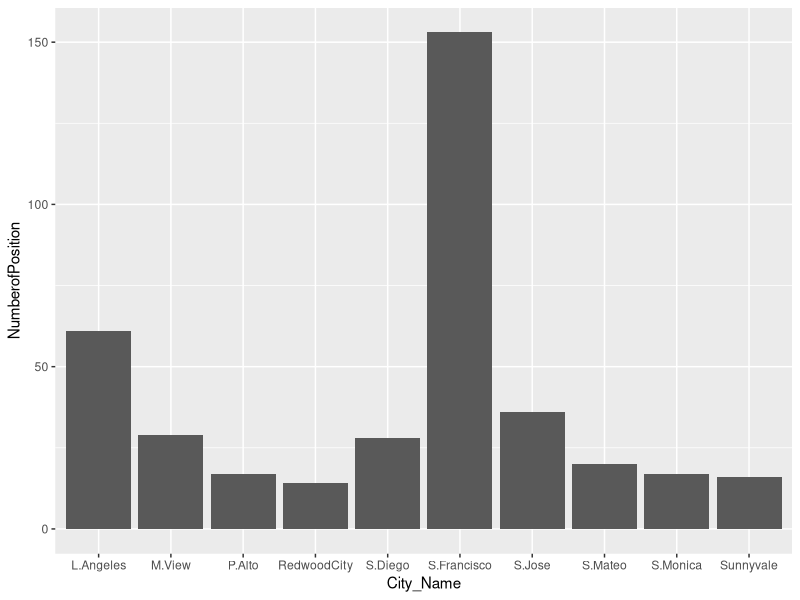
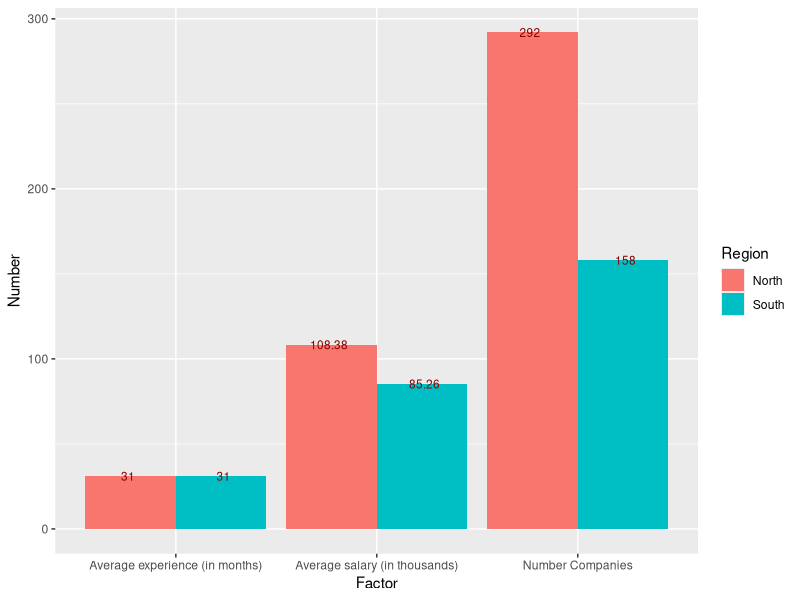
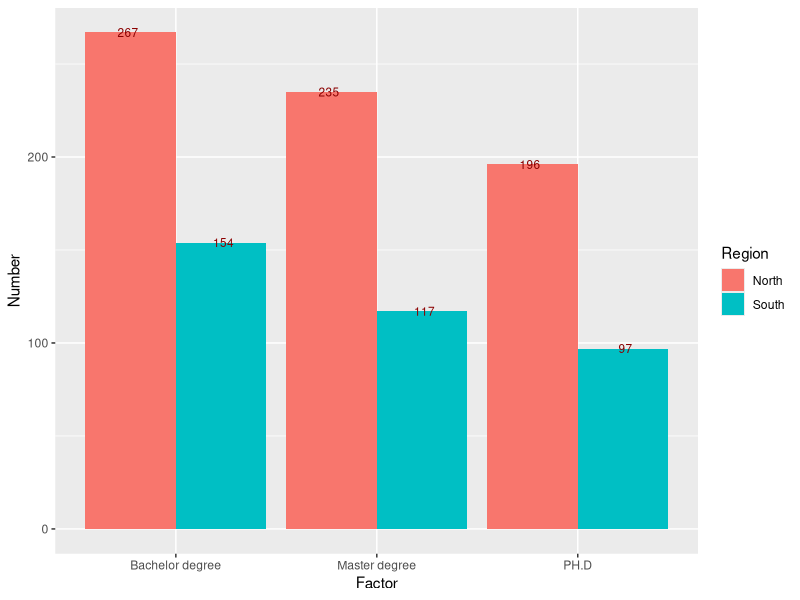
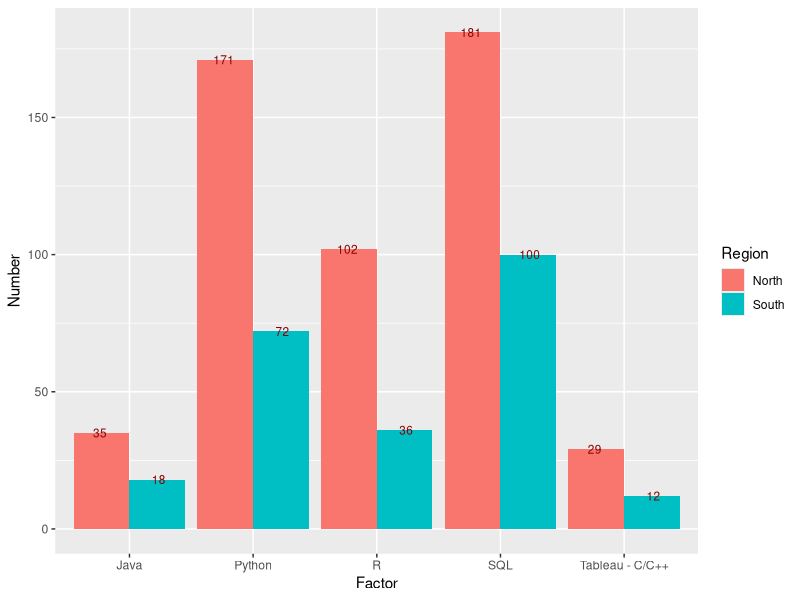
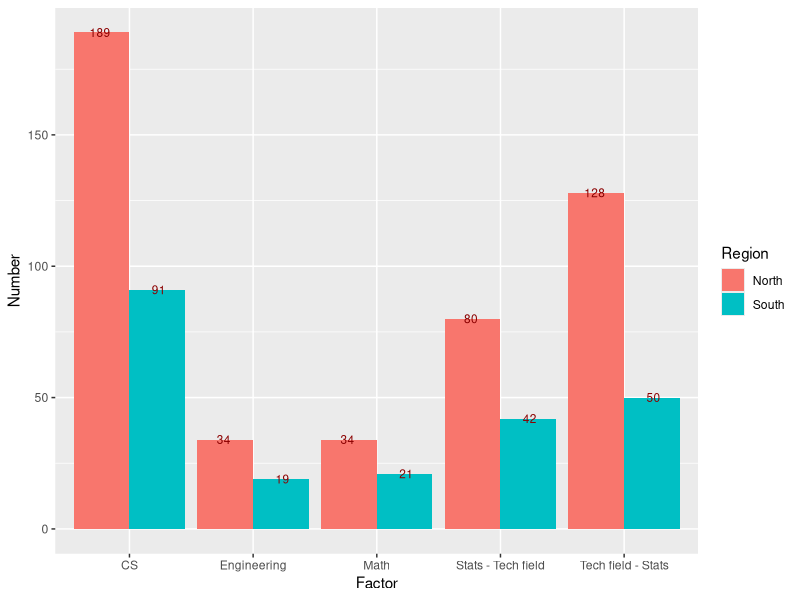
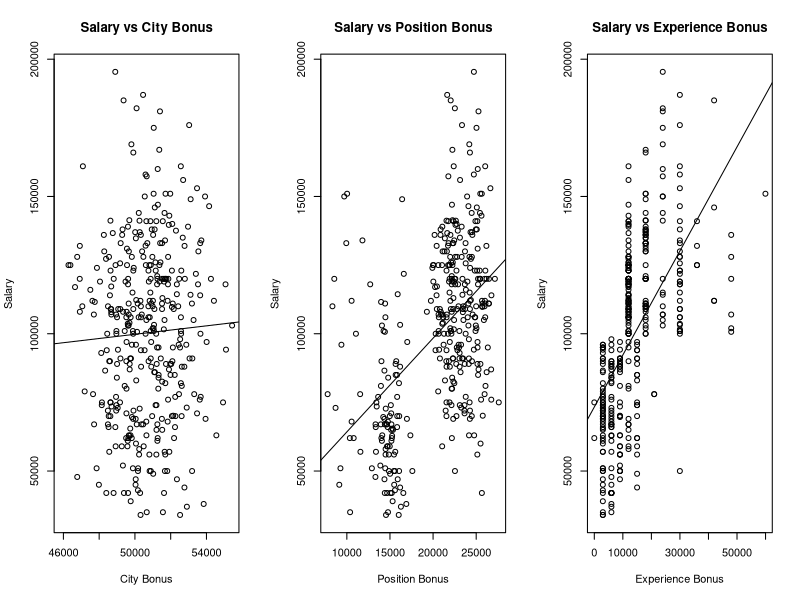
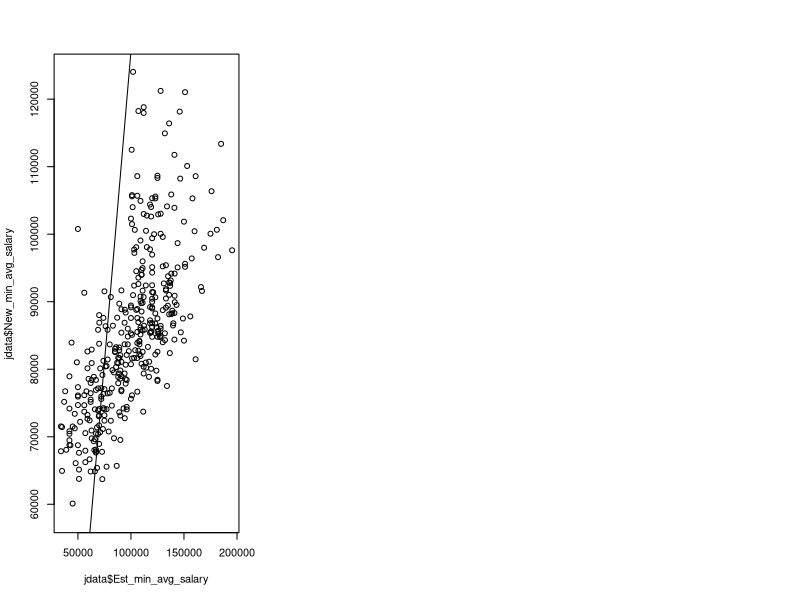
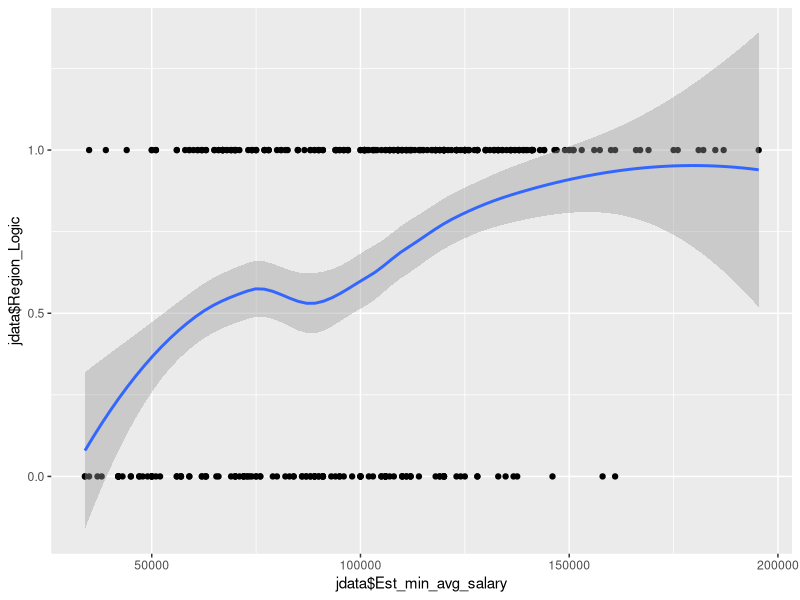

Source code (R) for these figures, in order:
## ---- chunk 1
pkg_list = c("ggplot2", "plyr", "stringr")
mia_pkgs = pkg_list[!(pkg_list %in% installed.packages()[,"Package"])]
if(length(mia_pkgs) > 0) install.packages(mia_pkgs)
loaded_pkgs = lapply(pkg_list, require, character.only=TRUE)
## ---- chunk 2
jdata = read.csv("datarelatedjobs.csv")
jdata$X = NULL
names(jdata)
summary(jdata)
str(jdata)
## ---- chunk 3
jdata$Preferred_mj1 = as.character(jdata$Preferred_mj1)
jdata$Preferred_mj2 = as.character(jdata$Preferred_mj2)

for(i in 1:length(jdata$Standing)){
  if(is.na(jdata$Standing[i])){
    jdata$Standing[i] = "All levels"
  }
} 
for(i in 1:length(jdata$Preferred_mj1)){
  if(is.na(jdata$Preferred_mj1[i])){
    jdata$Preferred_mj1[i] = "Data_related"
  }  
  if(is.na(jdata$Preferred_mj2[i])){
      jdata$Preferred_mj2[i] = "Data_related"
  }
} 
count(jdata$Preferred_mj2)[order(count(jdata$Preferred_mj2)$freq, decreasing = T),]
head(jdata,10)
## ---- chunk 4
ct_City = count(jdata$City)
topCity = ct_City[order(ct_City$freq, decreasing = T),]

tCitydf = data.frame(City_Name =  c("S.Francisco" , "L.Angeles" , "S.Jose" , "M.View" , "S.Diego", "S.Mateo" , "P.Alto", "S.Monica", "Sunnyvale" , "RedwoodCity"),
                     NumberofPosition = c(topCity$freq[1:10]))

city_plot = ggplot(data = tCitydf, aes(x = City_Name, y = NumberofPosition)) + 
    geom_bar(stat = "identity", position=position_dodge()) 
city_plot

## ---- chunk 5
North_sub = jdata[which(jdata$Region == "North CA"),]
head(North_sub,5)
South_sub = jdata[which(jdata$Region == "South CA"),]
head(South_sub,5)
## ---- chunk 6
n_companies_north = rep(0, length(count(North_sub$Company)$freq))
n_companies_south = rep(0, length(count(South_sub$Company)$freq))

for(i in 1:length(count(North_sub$Company)$freq)){
  if(count(North_sub$Company)$freq[i] == 1){
    n_companies_north[i] = count(North_sub$Company)$freq[i] 
  } else{
    n_companies_north[i] = 1
  }
}

for(i in 1:length(count(South_sub$Company)$freq)){
  if(count(South_sub$Company)$freq[i] == 1){
    n_companies_south[i] = count(South_sub$Company)$freq[i] 
  } else{
    n_companies_south[i] = 1
  }
}
sum(n_companies_north)
sum(n_companies_south)
## ---- chunk 7
avg_exp_N = round(mean(North_sub$Min_exp)*12,0)
avg_exp_S = round(mean(South_sub$Min_exp)*12,0)
avg_exp_N
avg_exp_S
## ---- chunk 8
#Use NA.omit to omit to take out NA values then use mean function to find average
Omit_yr_salary_N = na.omit(North_sub$Est_min_avg_salary)
Omit_yr_salary_S = na.omit(South_sub$Est_min_avg_salary)
North_Est_min_salary = round(mean(Omit_yr_salary_N)/1000,2)
South_Est_min_salary = round(mean(Omit_yr_salary_S)/1000,2)

North_Est_min_salary
South_Est_min_salary
## ---- chunk 9
firstdf = data.frame(
          Region = rep(c("North", "South"), each = 3),
          Factor = rep(c("Average experience (in months)", "Average salary (in thousands)","Number Companies")),
          Number = c(avg_exp_N, North_Est_min_salary, sum(n_companies_north),
                     avg_exp_S, South_Est_min_salary, sum(n_companies_south)))

plotfirst = ggplot(data = firstdf, aes(x = Factor, y = Number, fill = Region)) + 
    geom_bar(stat = "identity", position=position_dodge()) +  
    geom_text(aes(label = Number), position = position_dodge(0.95), vjust=0.5, color = "darkred", size = 3)

#jpeg('plotfirst.jpg')
#plot(plotfirst)
plotfirst

## ---- chunk 10
#Nearly same as counting number of companies:
#Create 3 vectors: n_bach, n_master, n_phd to store the values.
#For this one we need to use stringr.
#Ex: All levels -> n_bach = n_bach + 1, n_master = n_master + 1, n_phd = n_phd + 1
#BS/MS ->  n_bach = n_bach + 1, n_master = n_master + 1 (Use  stringr so that we can get only BS or only MS)
Standing_sub = jdata[which(jdata$Standing != "NA"),]
North_sub_st = Standing_sub[which(Standing_sub$Region == "North CA"),]
South_sub_st = Standing_sub[which(Standing_sub$Region == "South CA"),]
## ---- chunk 11
n_bach_S = length(str_subset(South_sub_st$Standing, pattern = "^B")) + count(South_sub_st$Standing)$freq[which(count(South_sub_st$Standing) == "All levels")]  
n_bach_S

n_master_S = length(str_subset(South_sub_st$Standing, pattern = "^MS")) + length(str_subset(South_sub_st$Standing, pattern = "MS$")) + count(South_sub_st$Standing)$freq[which(count(South_sub_st$Standing) == "All levels")] - length(str_subset(South_sub_st$Standing, pattern = "^MS$"))
n_master_S

n_PH.D_S = length(str_subset(South_sub_st$standing, pattern = "^PH.D")) + length(str_subset(South_sub_st$Standing, pattern = "PH.D$")) + count(South_sub_st$Standing)$freq[which(count(South_sub_st$Standing) == "All levels")]
n_PH.D_S
## ---- chunk 12
n_bach_N = length(str_subset(North_sub_st$Standing, pattern = "^B")) + count(North_sub_st$Standing)$freq[which(count(North_sub_st$Standing) == "All levels")]  
n_bach_N

n_master_N = length(str_subset(North_sub_st$Standing, pattern = "^MS")) + length(str_subset(North_sub_st$Standing, pattern = "MS$")) + count(North_sub_st$Standing)$freq[which(count(North_sub_st$Standing) == "All levels")] - length(str_subset(North_sub_st$Standing, pattern = "^MS$"))
n_master_N

n_PH.D_N = length(str_subset(North_sub_st$standing, pattern = "^PH.D")) + length(str_subset(North_sub_st$Standing, pattern = "PH.D$")) + count(North_sub_st$Standing)$freq[which(count(North_sub_st$Standing) == "All levels")]
n_PH.D_N
## ---- chunk 13
secondtdf = data.frame(
          Region = rep(c("North", "South"), each = 3),
          Factor = rep(c("Bachelor degree", "Master degree","PH.D")),
          Number = c(n_bach_N, n_master_N, n_PH.D_N,
                     n_bach_S, n_master_S, n_PH.D_S))

plotsecond = ggplot(data = secondtdf, aes(x = Factor, y = Number, fill = Region)) + 
    geom_bar(stat = "identity", position=position_dodge()) +  
    geom_text(aes(label = Number), position = position_dodge(0.95), vjust=0.5, color = "darkred", size = 3)

#jpeg('plotsecond.jpg')
#plot(plotsecond)
plotsecond
## ---- chunk 14
count_order = function(col1, col2, order, top){
  ct1 = count(col1)
  ct2 = count(col2)
  if(order == "decreasing"){
    ct1_inc = ct1[order(ct1$freq, decreasing = T),]
    ct2_inc = ct2[order(ct2$freq, decreasing = T),]
    
    cl = length(ct1_inc$freq) - length(ct2_inc$freq)

    if(cl < 0){
      fresult = data.frame(Lang1 = c(as.character(ct1_inc$x), rep(NA,abs(cl))),
                            Freq1 = c(ct1_inc$freq, rep(NA,abs(cl))),
                            Lang2 = as.character(ct2_inc$x),
                            Freq2 = ct2_inc$freq)                  

    } else{
      fresult = data.frame(Lang1 = as.character(ct1_inc$x),
                            Freq1 = ct1_inc$freq,
                            Lang2 = c(as.character(ct2_inc$x), rep(NA,cl)),
                            Freq2 = c(ct2_inc$freq,rep(NA,cl)))         
      }
  }
  else{
    ct1_dec = ct1[order(ct1$freq, decreasing = F),]
    ct2_dec = ct2[order(ct2$freq, decreasing = F),]
    
    cl = length(ct1_dec$freq) - length(ct2_dec$freq)

    if(cl < 0){
      fresult = data.frame(Lang1 = c(as.character(ct1_dec$x), rep(NA,abs(cl))),
                            Freq1 = c(ct1_dec$freq, rep(NA,abs(cl))),
                            Lang2 = as.character(ct2_dec$x),
                            Freq2 = ct2_dec$freq)                  
    } else{
      fresult = data.frame(Lang1 = as.character(ct1_dec$x),
                            Freq1 = ct1_dec$freq,
                            Lang2 = c(as.character(ct2_dec$x), rep(NA,cl)),
                            Freq2 = c(ct2_dec$freq,rep(NA,cl))) 
    }
  }
  for(i in 1:15){
    for(j in 1:15){
      if(fresult$Lang1[i] == fresult$Lang2[j]){
        fresult$Freq1[i] = fresult$Freq1[i] + fresult$Freq2[j]
      }
    }
  }
  if(order == "decreasing"){
    res = fresult[order(fresult$Freq1, decreasing = T),]
  } else {
    res = fresult[order(fresult$Freq1, decreasing = F),]
  }
  return(res[1:top,1:2])
}

## ---- chunk 15
sl = count_order(South_sub_st$Preferred_lang1, South_sub_st$Preferred_lang2,"decreasing", 5)
nl = count_order(North_sub_st$Preferred_lang1, North_sub_st$Preferred_lang2,"decreasing", 5)
sl
nl
thirddf = data.frame(
          Region = rep(c("North", "South"), each = 5),
          Factor = rep(c("SQL", "Python", "R", "Java", "Tableau - C/C++"),2),
          Number = c(nl$Freq1[1], nl$Freq1[2], nl$Freq1[3], nl$Freq1[4], nl$Freq1[5], 
                     sl$Freq1[1], sl$Freq1[2], sl$Freq1[3], sl$Freq1[4], sl$Freq1[5]))

plotthird = ggplot(data = thirddf, aes(x = Factor, y = Number, fill = Region)) + 
    geom_bar(stat = "identity", position=position_dodge()) +  
    geom_text(aes(label = Number), position = position_dodge(0.95), vjust=0.5, color = "darkred", size = 3)

#jpeg('plotsecond.jpg')
#plot(plotsecond)
plotthird
## ---- chunk 16
n_cpp_North = length(str_subset(North_sub_st$Preferred_lang1, pattern = "^C\\++$")) +length(str_subset(North_sub_st$Preferred_lang2, pattern = "C\\++$"))

n_cpp_South = length(str_subset(South_sub_st$Preferred_lang1, pattern = "^C\\++$")) +length(str_subset(South_sub_st$Preferred_lang2, pattern = "C\\++$"))

n_java_South = length(str_subset(South_sub_st$Preferred_lang1, pattern = "^Java$")) +length(str_subset(South_sub_st$Preferred_lang2, pattern = "^Java$"))

n_java_North = length(str_subset(North_sub_st$Preferred_lang1, pattern = "^Java$")) +length(str_subset(North_sub_st$Preferred_lang2, pattern = "^Java$"))

n_Python_North = length(str_subset(North_sub_st$Preferred_lang1, pattern = "^Python$"))+length(str_subset(North_sub_st$Preferred_lang2, pattern = "^Python$"))

n_Python_South = length(str_subset(South_sub_st$Preferred_lang1, pattern = "^Python$"))  +length(str_subset(South_sub_st$Preferred_lang2, pattern ="^Python$"))

n_R_North = length(str_subset(North_sub_st$Preferred_lang1, pattern = "^R$")) +length(str_subset(North_sub_st$Preferred_lang2, pattern = "R$"))

n_R_South = length(str_subset(South_sub_st$Preferred_lang1, pattern = "^R$"))  +length(str_subset(South_sub_st$Preferred_lang2, pattern = "R$"))
n_R_South
n_SQL_North = length(str_subset(North_sub_st$Preferred_lang1, pattern = "^SQL$")) +length(str_subset(North_sub_st$Preferred_lang1, pattern = "/SQL$")) +length(str_subset(North_sub_st$Preferred_lang2, pattern = "^SQL$"))

n_SQL_South = length(str_subset(South_sub_st$Preferred_lang1, pattern = "^SQL$"))+ length(str_subset(South_sub_st$Preferred_lang1, pattern = "/SQL$"))+ length(str_subset(South_sub_st$Preferred_lang2, pattern = "^SQL$"))


res = cbind(nl,sl)
handwaydf = data.frame(NLang1 = c("SQL", "Python", "R", "Java", "C/C++"),
                       NFreg1 = c(n_SQL_North, n_Python_North, n_R_North, n_java_North, n_cpp_North),
                       SLang1 = c("SQL", "Python", "R", "Java", "C/C++"),
                       NLang1 = c(n_SQL_South, n_Python_South, n_R_South, n_java_South, n_cpp_South))
res
handwaydf
## ---- chunk 17
smj = count_order(South_sub_st$Preferred_mj1, South_sub_st$Preferred_mj2,"decreasing", 5)
nmj = count_order(North_sub_st$Preferred_mj1, North_sub_st$Preferred_mj2,"decreasing", 5)
smj
nmj
forthdf = data.frame(
          Region = rep(c("North", "South"), each = 5),
          Factor = rep(c("CS", "Tech field - Stats", "Stats - Tech field", "Math", "Engineering"),2), 
          Number = c(nmj$Freq1[1], nmj$Freq1[2], nmj$Freq1[3], nmj$Freq1[4], nmj$Freq1[5], 
                     smj$Freq1[1], smj$Freq1[2], smj$Freq1[3], smj$Freq1[4], smj$Freq1[5]))

plotforth = ggplot(data = forthdf, aes(x = Factor, y = Number, fill = Region)) + 
    geom_bar(stat = "identity", position=position_dodge()) +  
    geom_text(aes(label = Number), position = position_dodge(0.95), vjust=0.5, color = "darkred", size = 3)

#jpeg('plotsecond.jpg')
#plot(plotsecond)
plotforth


## ---- chunk 18
top20 = count_order(jdata$Preferred_lang1, jdata$Preferred_lang2,"decreasing", 20)
top20
## ---- chunk 19
for (i in 1:length(jdata$Standing)){
  if(!is.na(str_extract(jdata$Standing[i], pattern = "^B")) || !is.na(str_extract(jdata$Standing[i], pattern = "^A"))){
    jdata$Difficulty[i] = "Easy"
  } else if (!is.na(str_extract(jdata$Standing[i], pattern = "^M"))){
    jdata$Difficulty[i] = "Medium"
  } else if (!is.na(str_extract(jdata$Standing[i], pattern = "^P"))){
    jdata$Difficulty[i] = "Hard"
  }
}
## ---- chunk 20
find_company = function(Difficulty, Exp, Region,Language){
  Argu_y = jdata$Company[which(jdata$Difficulty == Difficulty)]
  Argu_x = jdata$Company[which(jdata$Min_exp <= Exp)]
  Argu_z = jdata$Company[which(jdata$Region == Region)]
  Argu_u1 = jdata$Company[which(jdata$Preferred_lang1 == Language)]
  Argu_u2 = jdata$Company[which(jdata$Preferred_lang2 == Language)]
  
  return(union(intersect(intersect(Argu_x,Argu_y),intersect(Argu_z,Argu_u1)),intersect(intersect(Argu_x,Argu_y),intersect(Argu_z,Argu_u2))))

}

find_company("Medium", 5, "South CA","R")
## ---- chunk 21
n_find_company = function(Difficulty, Exp, Region,Language){
a = jdata$Company[which(jdata$Difficulty == Difficulty),]
b = jdata$Company[which(jdata$Min_exp <= Exp),]
c = jdata$Company[which(jdata$Region == Region),]
d1 = jdata$Company[which(jdata$Preferred_lang1 == Language),]
d2 = jdata$Company[which(jdata$Preferred_lang2 == Language),]

pre_r1 = a[which(a$Min_exp <= Exp)]
nex_r1 = pre_r1[which(pre_r1$Region == Region)]
r1     = nex_r1[which(nex_r1$Preferred_lang1 == Language)]

pre_r2 = a[which(a$Min_exp <= Exp)]
nex_r2 = pre_r2[which(pre_r2$Region == Region)]
r2     = nex_r2[which(nex_r2$Preferred_lang2 == Language)]

rbind(r1,r2)
}
find_company("Medium", 5, "South CA","R")
## ---- chunk 22
for(i in 1:length(jdata$Min_exp)){
  if(jdata$Min_exp[i] == 1 & !is.na(jdata$Est_min_avg_salary[i])){
    if(jdata$Est_min_avg_salary[i] >= 150000){
      jdata$Min_exp[i] = 4
    }
    else if(jdata$Est_min_avg_salary[i] >= 130000 &
            jdata$Est_min_avg_salary[i] <  150000){
      jdata$Min_exp[i] = 3
    }
    else if (jdata$Est_min_avg_salary[i] >= 100000 &
             jdata$Est_min_avg_salary[i] <  130000){
      jdata$Min_exp[i] = 2
    }
    else{jdata$Min_exp[i] = 1}
  } 
}
## ---- chunk 23
set.seed(2018)
result = jdata$Est_min_avg_salary[which.min(jdata$Est_min_avg_salary)]
for (i in 1:length(jdata$City))
if(count(jdata$City)$freq[which(count(jdata$City)$x == (jdata$City[i]))] > mean(count(jdata$City)$freq)){ 
  jdata$Jobs_density[i] = "High"
  jdata$City_Bonus[i] = round(rnorm(1, mean = result * 1.5, sd = 1500),1) 
} else {
  jdata$Jobs_density[i] = "Low"
  jdata$City_Bonus[i] = round(rnorm(1, mean = result * 1.45, sd = 1500),1) 
}
## ---- chunk 24
set.seed(2018)
for (i in 1:length(jdata$Position)){
  if(str_detect(jdata$Position[i], pattern = "Engineer")){
    jdata$Posi_Bonus[i] = round(rnorm(1, mean = 25000, sd = 1000),1)
  }  else if (str_detect(jdata$Position[i], pattern = "Scientist")){
    jdata$Posi_Bonus[i] = round(rnorm(1, mean = 22000, sd = 1000),1)
  }  else if (str_detect(jdata$Position[i], pattern = "Analyst")){
    jdata$Posi_Bonus[i] = round(rnorm(1, mean = 15000, sd = 1000),1)
  } else {
    jdata$Posi_Bonus[i] = round(rnorm(1, mean = 10000, sd = 1000),1)
  }
}

## ---- chunk 25
calc_salary = na.omit(jdata$Est_min_avg_salary)
avg_salary = mean(calc_salary[which(calc_salary >= 100000)])
salaryvsyear = lm(Est_min_avg_salary ~ Min_exp, data = jdata)
summary(salaryvsyear)
#Since the p-value for this model is very small it looks like the Min_exp is significant.
exp_multiplier = summary(salaryvsyear)$coef[2,1]
## ---- chunk 26
set.seed(2018)
for (i in 1:length(jdata$Min_exp)){
  if(is.na(jdata$Est_min_avg_salary[i])){
    jdata$Exp_Bonus[i] = round(exp_multiplier * jdata$Min_exp[i] / mean(jdata$Min_exp) ,1) 
  }  else if(!is.na(jdata$Est_min_avg_salary[i]) & jdata$Est_min_avg_salary[i] >= 100000){
    jdata$Exp_Bonus[i] = round(exp_multiplier * jdata$Min_exp[i] ,1) 
  }  else {
    jdata$Exp_Bonus[i] = round(exp_multiplier * jdata$Min_exp[i] /2 ,1) 
  }
}
head(jdata,50)

## ---- chunk 27
par(mfrow = c(1,3))
model1 = lm(Est_min_avg_salary ~ City_Bonus, data = jdata)
plot(jdata$Est_min_avg_salary ~ jdata$City_Bonus, main = "Salary vs City Bonus", xlab = "City Bonus", ylab = "Salary")
abline(model1)

model2 = lm(Est_min_avg_salary ~ Posi_Bonus, data = jdata)
plot(jdata$Est_min_avg_salary ~ jdata$Posi_Bonus, main = "Salary vs Position Bonus", xlab = "Position Bonus", ylab = "Salary")
abline(model2)

model3 = lm(Est_min_avg_salary ~ Exp_Bonus, data = jdata)
plot(jdata$Est_min_avg_salary ~ jdata$Exp_Bonus, main = "Salary vs Experience Bonus", xlab = "Experience Bonus", ylab = "Salary")
abline(model3)
## ---- chunk 28
fit_model = lm(Est_min_avg_salary ~ Exp_Bonus + City_Bonus + Posi_Bonus, data = jdata)
summary(fit_model)
## ---- chunk 29
full_model = lm(Est_min_avg_salary ~ Min_exp + Exp_Bonus + City_Bonus + Posi_Bonus, data = jdata)
sele_model = step(full_model, direction = "backward", trace = 0)
sele_model

## ---- chunk 30
for(i in 1:length(jdata$Est_min_avg_salary)){
  jdata$New_min_avg_salary[i] = jdata$City_Bonus[i] + jdata$Posi_Bonus[i] + jdata$Exp_Bonus[i]
}

## ---- chunk 31
model_compare = lm(Est_min_avg_salary ~ New_min_avg_salary, data = jdata)
plot(jdata$Est_min_avg_salary, jdata$New_min_avg_salary)
abline(model_compare)
## ---- chunk 32
for(i in 1:length(jdata$Region)){
  if(jdata$Region[i] == "North CA"){
    jdata$Region_Logic[i] = 1
  } else { 
    jdata$Region_Logic[i] = 0
  }
}
head(jdata,50)

## ---- chunk 33
fit_glm = glm(Region_Logic ~ Est_min_avg_salary, data = jdata, family = binomial)
fit_lm  =  lm(Region_Logic ~ Est_min_avg_salary, data = jdata)

qplot(jdata$Est_min_avg_salary, jdata$Region_Logic) + stat_smooth()
## ---- chunk 34
reg_interaction = glm(Region_Logic ~ Est_min_avg_salary + City_Bonus + Posi_Bonus + Exp_Bonus + Est_min_avg_salary:City_Bonus, family = binomial, data = jdata)
summary(reg_interaction) 
## ---- chunk 35
major = count(jdata$Position)
count(North_sub_st$Position)

n_eng_north = length(str_subset(North_sub_st$Position, pattern = "^Data Engineer"))+length(str_subset(North_sub_st$Position, pattern = "Data Engineer$")) - length(str_subset(North_sub_st$Position, pattern = "^Data Engineer$"))

n_eng_north

n_eng_south = length(str_subset(South_sub_st$Position, pattern = "^Data Engineer"))+length(str_subset(South_sub_st$Position, pattern = "Data Engineer$")) - length(str_subset(South_sub_st$Position, pattern = "^Data Engineer$"))

n_eng_south

n_sci_north =  length(str_subset(North_sub_st$Position, pattern = "^Data Scientist"))+length(str_subset(North_sub_st$Position, pattern = "Data Scientist$")) - length(str_subset(North_sub_st$Position, pattern = "^Data Scientist$"))

n_sci_north

n_sci_south = length(str_subset(South_sub_st$Position, pattern = "^Data Scientist"))+length(str_subset(South_sub_st$Position, pattern = "Data Scientist$")) - length(str_subset(South_sub_st$Position, pattern = "^Data Scientist$"))

n_sci_south
## ---- chunk 36
P_data_fr = data.frame(Region = c("North","South","North","South"),
  Number = c(n_eng_north,n_eng_south,n_sci_north,n_sci_south),
  Factor = rep(c("Data Engineer","Data Scientist"),each = 2)
)

Plot_1 = ggplot(data = P_data_fr, aes(x = Factor, y = Number, fill = Region)) + 
    geom_bar(stat = "identity", position=position_dodge()) +  
    geom_text(aes(label = Number), position = position_dodge(0.95), vjust=0.5, color = "darkred", size = 3)

#jpeg('plotsecond.jpg')
#plot(plotsecond)
Plot_1
